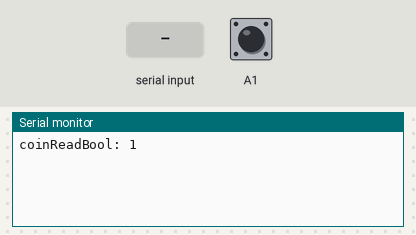
Simulated run of this sketch. Board: Arduino Uno, built with avr-gcc and run on an emulated ATmega328P. On the bench: the last lines printed to the serial monitor. Inputs (shaded band) come from the test bench; at power-on: A1 HIGH.

Above: at 1.2 s.
1.3 s: A1 pulled LOW for 0.15 s
At 2.3 s:
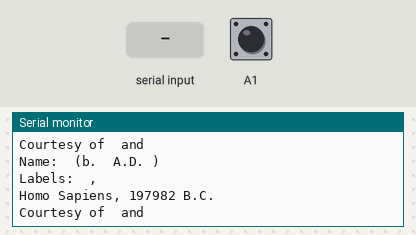
2.9 s: "1" received over Serial
At 4.0 s:
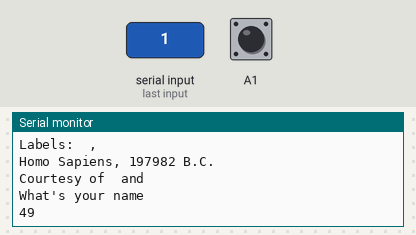
4.4 s: A1 pulled LOW for 1 s
At 6.2 s:
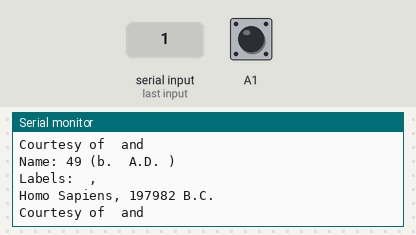

The sketch:

labelsCode.ino
```cpp
boolean __ardublockDigitalReadPullup(int pinNumber)
{
  pinMode(pinNumber, INPUT_PULLUP);
  return digitalRead(pinNumber);
}


bool _ABVAR_1_0= false ;
String _ABVAR_2_name = "" ;
String _ABVAR_3_emptyStr = "" ;
String _ABVAR_4_YOB = "" ;
String _ABVAR_5_label1 = "" ;
String _ABVAR_6_label2 = "" ;
String _ABVAR_7_nameMom = "" ;
String _ABVAR_8_nameDad = "" ;

void getUserInput();
void printData();

void setup()
{
  Serial.begin(9600);
  Serial.print("coinReadBool:");
  Serial.print(" ");
  Serial.print(__ardublockDigitalReadPullup(A1));
  Serial.print(" ");
  Serial.println();

}

void loop()
{
  getUserInput();
  if (( ( __ardublockDigitalReadPullup(A1) ) == ( _ABVAR_1_0 ) ))
  {
    printData();
  }
}

void getUserInput()
{
  if (( ( ( _ABVAR_2_name ) == (_ABVAR_3_emptyStr) ) && ( ( Serial.available() ) > ( 0 ) ) ))
  {
    Serial.print("What's your name");
    Serial.print(" ");
    Serial.println();
    _ABVAR_2_name = Serial.read() ;
    Serial.print(_ABVAR_2_name);
    Serial.print(" ");
    Serial.println();
  }
  else
  {
  }
}

void printData()
{
  Serial.print("Name:");
  Serial.print(" ");
  Serial.print(_ABVAR_2_name);
  Serial.print(" ");
  Serial.print("(b.");
  Serial.print(" ");
  Serial.print(_ABVAR_4_YOB);
  Serial.print(" ");
  Serial.print("A.D.");
  Serial.print(" ");
  Serial.print(")");
  Serial.print(" ");
  Serial.println();
  Serial.print("Labels:");
  Serial.print(" ");
  Serial.print(_ABVAR_5_label1);
  Serial.print(" ");
  Serial.print(",");
  Serial.print(" ");
  Serial.print(_ABVAR_6_label2);
  Serial.print(" ");
  Serial.println();
  Serial.print("Homo Sapiens, 197982 B.C.");
  Serial.print(" ");
  Serial.println();
  Serial.print("Courtesy of");
  Serial.print(" ");
  Serial.print(_ABVAR_7_nameMom);
  Serial.print(" ");
  Serial.print("and");
  Serial.print(" ");
  Serial.print(_ABVAR_8_nameDad);
  Serial.print(" ");
  Serial.println();
}
```

Measured:
- after the input at 1.3 s, the serial monitor: prints a new line at once (image 1)
- after the input at 2.9 s, the serial monitor: prints a new line at once (image 2)
- after the input at 4.4 s, the serial monitor: prints a new line at once (image 3)
